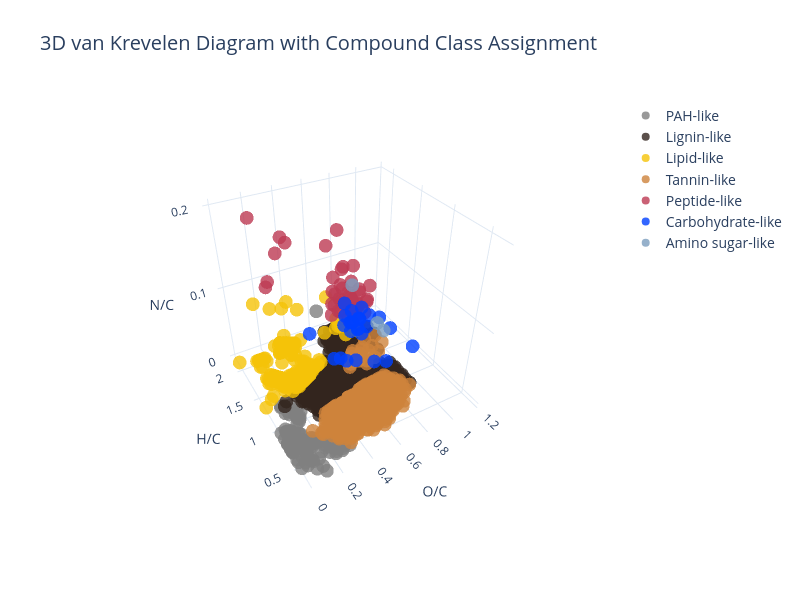

The cell this chart's notebook holds for it:
### Markdown cell above
Alternatively, the Plotly package can be used to draw 3D diagrams with N/C as an additional axis.

### Code cell
vizList = []
for compound_class in data_df['compound_class'].unique():

    globals()[f"D_{compound_class}"]=go.Scatter3d(

        x = data_df[data_df['compound_class'] == compound_class]['O/C'],
        y = data_df[data_df['compound_class'] == compound_class]['H/C'],
        z = data_df[data_df['compound_class'] == compound_class]['N/C'],

        name = f'{compound_class.replace('_',' ').capitalize()}-like' if 'pah' not in compound_class else 'PAH-like',

        hovertemplate = 'O/C: %{x} <br>' + \
                        'H/C: %{y} <br>' + \
                        'N/C: %{z} <br>',

        mode='markers',
        marker=dict(
            size=8,
            color=vk_region_colours[compound_class],           
            opacity=0.8,
            symbol='circle'
        )
    )

    vizList.append(globals()[f"D_{compound_class}"]) 

fig = go.Figure(data=vizList)

camera = dict(
        up=dict(x=0, y=0, z=1),
        center=dict(x=0, y=0, z=0),
        eye=dict(x=-1, y=-1.75, z=1.5)
    )

fig.update_layout(
    scene_camera=camera,
    autosize=True,
    template="plotly_white",
    scene={
        "xaxis_title":'O/C',
        "yaxis_title":'H/C',
        "zaxis_title":'N/C'
    },
    width=800, height=600,
    showlegend=True,
    legend_font_size = 14,
    title = '3D van Krevelen Diagram with Compound Class Assignment',
    title_font_size = 20
)

fig.show()

# 3D vK diagrams created with Plotly are saved as HTML files
fig.write_html(f'{outputs_folder}/3d_vK_interactive.html')

### Figure 1 — Plotly figure (JSON) as saved in the notebook; plotly's stock layout.template omitted (floating-point values rounded to 4 significant figures; data arrays with more than 128 entries replaced by an {"elided": "..."} marker saying what was removed)
{"data": [{"hovertemplate": "O/C: %{x} <br>H/C: %{y} <br>N/C: %{z} <br>", "marker": {"color": "#808080", "opacity": 0.8, "size": 8, "symbol": "circle"}, "mode": "markers", "name": "PAH-like", "type": "scatter3d", "x": [0.06667, 0.02273, 0.04651, 0.02273, 0.04651, 0.04651, 0.04762, 0.07317, 0.0, 0.04878, 0.02381, 0.07692, 0.05, 0.0, 0.05263, 0.0, 0.05263, 0.08824, 0.05714, 0.02778, 0.05714, 0.05882, 0.09091, 0.09375, 0.06061, 0.02941, 0.02941, 0.02941, 0.0625, 0.09677, 0.0303, 0.0625, 0.0, 0.1, 0.06452, 0.03125, 0.06452, 0.0, 0.28, 0.03125, 0.03125, 0.06452, 0.03226, 0.1034, 0.1333, 0.06667, 0.06667, 0.24, 0.0, 0.03333, 0.1071, 0.1481, 0.03333, 0.3043, 0.06897, 0.25, 0.06897, 0.06897, 0.0, 0.03448, 0.03448, 0.1429, 0.03448, 0.1429, 0.3182, 0.1034, 0.03448, 0.2609, 0.1111, 0.2609, 0.0, 0.0, 0.03448, 0.03448, 0.1154, 0.1481, 0.07407, 0.0, 0.1154, 0.2727, 0.0, 0.1071, 0.2727, 0.0, 0.1154, 0.07407, 0.2174, 0.0, 0.03704, 0.2857, 0.07692, 0.2273, 0.2273, 0.03704, 0.16, 0.03846, 0.3, 0.08, 0.2381, 0.2381, 0.1818, 0.0, 0.0, 0.25, 0.0, 0.25, 0.1905, 0.1905, 0.2632, 0.2105, 0.15, 0.2105, 0.2222, 0.2308, 0.25], "y": [0.6667, 0.7727, 0.6977, 0.7273, 0.6512, 0.6047, 0.8095, 0.7317, 0.8372, 0.6341, 0.5714, 0.6667, 0.6, 0.8293, 0.8947, 0.7317, 0.6842, 0.8235, 0.8571, 0.8889, 0.8, 0.8824, 0.7273, 0.8125, 0.8485, 0.8235, 0.7429, 0.7647, 0.8125, 0.7097, 0.8485, 0.6875, 0.7647, 0.8, 0.8387, 0.875, 0.7742, 0.9091, 0.56, 0.7273, 0.75, 0.6452, 0.9032, 0.6207, 0.6667, 0.6667, 0.6, 0.56, 0.75, 0.9333, 0.6429, 0.5185, 0.8, 0.5217, 0.6207, 0.5833, 0.5517, 0.4828, 0.6452, 0.8966, 0.8276, 0.7143, 0.7586, 0.6429, 0.4545, 0.6897, 0.6897, 0.5217, 0.3704, 0.4348, 0.6452, 0.6667, 0.5517, 0.4828, 0.6154, 0.6667, 0.6667, 0.8276, 0.4615, 0.5455, 0.7586, 0.6429, 0.4545, 0.6897, 0.3077, 0.3704, 0.4348, 0.5517, 0.6667, 0.4762, 0.4615, 0.5455, 0.4545, 0.4444, 0.64, 0.6923, 0.5, 0.48, 0.5714, 0.4762, 0.5455, 0.5185, 0.4444, 0.6, 0.6923, 0.5, 0.5714, 0.4762, 0.5263, 0.6316, 0.7, 0.5263, 0.5556, 0.7692, 0.625], "z": [0.04444, 0.04545, 0.04651, 0.04545, 0.04651, 0.04651, 0.04762, 0.04878, 0.04651, 0.04878, 0.04762, 0.05128, 0.05, 0.04878, 0.0, 0.04878, 0.05263, 0.0, 0.0, 0.0, 0.0, 0.0, 0.0, 0.0, 0.0, 0.0, 0.0, 0.0, 0.0, 0.0, 0.0, 0.0, 0.0, 0.0, 0.0, 0.0, 0.0, 0.0, 0.0, 0.0, 0.0, 0.0, 0.0, 0.0, 0.0, 0.0, 0.0, 0.0, 0.0, 0.0, 0.0, 0.0, 0.0, 0.0, 0.0, 0.0, 0.0, 0.0, 0.0, 0.0, 0.0, 0.0, 0.0, 0.0, 0.0, 0.0, 0.0, 0.0, 0.0, 0.0, 0.0, 0.0, 0.0, 0.0, 0.0, 0.0, 0.0, 0.0, 0.0, 0.0, 0.0, 0.0, 0.0, 0.0, 0.0, 0.0, 0.0, 0.0, 0.0, 0.0, 0.0, 0.0, 0.0, 0.0, 0.0, 0.0, 0.0, 0.0, 0.0, 0.0, 0.0, 0.0, 0.0, 0.0, 0.0, 0.0, 0.0, 0.0, 0.0, 0.0, 0.0, 0.0, 0.0, 0.1538, 0.0]}, {"hovertemplate": "O/C: %{x} <br>H/C: %{y} <br>N/C: %{z} <br>", "marker": {"color": "#33251E", "opacity": 0.8, "size": 8, "symbol": "circle"}, "mode": "markers", "name": "Lignin-like", "type": "scatter3d", "x": {"elided": "1004 float values"}, "y": {"elided": "1004 float values"}, "z": {"elided": "1004 float values"}}, {"hovertemplate": "O/C: %{x} <br>H/C: %{y} <br>N/C: %{z} <br>", "marker": {"color": "#F5C308", "opacity": 0.8, "size": 8, "symbol": "circle"}, "mode": "markers", "name": "Lipid-like", "type": "scatter3d", "x": {"elided": "179 float values"}, "y": {"elided": "179 float values"}, "z": {"elided": "179 float values"}}, {"hovertemplate": "O/C: %{x} <br>H/C: %{y} <br>N/C: %{z} <br>", "marker": {"color": "#CE833B", "opacity": 0.8, "size": 8, "symbol": "circle"}, "mode": "markers", "name": "Tannin-like", "type": "scatter3d", "x": {"elided": "583 float values"}, "y": {"elided": "583 float values"}, "z": {"elided": "583 float values"}}, {"hovertemplate": "O/C: %{x} <br>H/C: %{y} <br>N/C: %{z} <br>", "marker": {"color": "#BD3A53", "opacity": 0.8, "size": 8, "symbol": "circle"}, "mode": "markers", "name": "Peptide-like", "type": "scatter3d", "x": [0.5556, 0.5882, 0.5882, 0.5882, 0.5, 0.5294, 0.625, 0.5294, 0.5294, 0.2632, 0.5625, 0.4706, 0.5625, 0.4706, 0.5, 0.6, 0.5, 0.6, 0.5, 0.4118, 0.2941, 0.5333, 0.6429, 0.2941, 0.5333, 0.4375, 0.5333, 0.4375, 0.1, 0.5714, 0.4667, 0.5714, 0.4667, 0.6154, 0.1053, 0.5, 0.5, 0.5, 0.1333, 0.5385, 0.4545, 0.5, 0.5], "y": [1.111, 1.176, 1.059, 0.9412, 1.0, 1.176, 1.0, 1.059, 0.9412, 1.737, 1.125, 1.176, 1.0, 1.059, 1.25, 1.067, 1.125, 0.9333, 1.0, 1.059, 1.706, 1.2, 1.0, 1.588, 1.067, 1.125, 0.9333, 1.0, 1.35, 1.143, 1.2, 1.0, 1.067, 1.231, 1.316, 1.286, 1.143, 1.0, 1.8, 1.231, 1.273, 1.091, 1.2], "z": [0.1111, 0.1176, 0.1176, 0.1176, 0.1111, 0.1176, 0.125, 0.1176, 0.1176, 0.1579, 0.125, 0.1176, 0.125, 0.1176, 0.125, 0.1333, 0.125, 0.1333, 0.125, 0.1176, 0.1765, 0.1333, 0.1429, 0.1765, 0.1333, 0.125, 0.1333, 0.125, 0.15, 0.1429, 0.1333, 0.1429, 0.1333, 0.1538, 0.1579, 0.1429, 0.1429, 0.1429, 0.2, 0.1538, 0.1818, 0.1667, 0.2]}, {"hovertemplate": "O/C: %{x} <br>H/C: %{y} <br>N/C: %{z} <br>", "marker": {"color": "#0040FF", "opacity": 0.8, "size": 8, "symbol": "circle"}, "mode": "markers", "name": "Carbohydrate-like", "type": "scatter3d", "x": [0.6471, 0.6875, 0.6875, 0.625, 0.6667, 0.6667, 0.6667, 0.7143, 0.7143, 0.7692, 0.6, 0.7692, 0.6429, 0.9167, 0.6923, 0.6429, 0.6923, 0.6923, 0.5714, 0.8333, 0.9091, 0.6667, 0.6667, 0.7273, 1.143, 1.143, 1.167], "y": [1.353, 1.438, 1.312, 1.438, 1.533, 1.4, 1.267, 1.357, 1.214, 1.462, 1.6, 1.308, 1.357, 1.833, 1.615, 1.571, 1.462, 1.308, 2.143, 1.333, 1.273, 1.25, 1.5, 1.455, 1.75, 2.0, 1.333], "z": [0.05882, 0.0625, 0.0625, 0.0625, 0.06667, 0.06667, 0.06667, 0.07143, 0.07143, 0.07692, 0.0, 0.07692, 0.07143, 0.0, 0.07692, 0.0, 0.07692, 0.07692, 0.0, 0.0, 0.0, 0.08333, 0.0, 0.0, 0.0, 0.0, 0.0]}, {"hovertemplate": "O/C: %{x} <br>H/C: %{y} <br>N/C: %{z} <br>", "marker": {"color": "#7C9EBF", "opacity": 0.8, "size": 8, "symbol": "circle"}, "mode": "markers", "name": "Amino sugar-like", "type": "scatter3d", "x": [0.7857, 0.6, 0.7692], "y": [1.071, 1.2, 1.154], "z": [0.07143, 0.1333, 0.07692]}], "layout": {"autosize": true, "height": 600, "legend": {"font": {"size": 14}}, "scene": {"camera": {"center": {"x": 0, "y": 0, "z": 0}, "eye": {"x": -1, "y": -1.75, "z": 1.5}, "up": {"x": 0, "y": 0, "z": 1}}, "xaxis": {"title": {"text": "O/C"}}, "yaxis": {"title": {"text": "H/C"}}, "zaxis": {"title": {"text": "N/C"}}}, "showlegend": true, "title": {"font": {"size": 20}, "text": "3D van Krevelen Diagram with Compound Class Assignment"}, "width": 800}}
